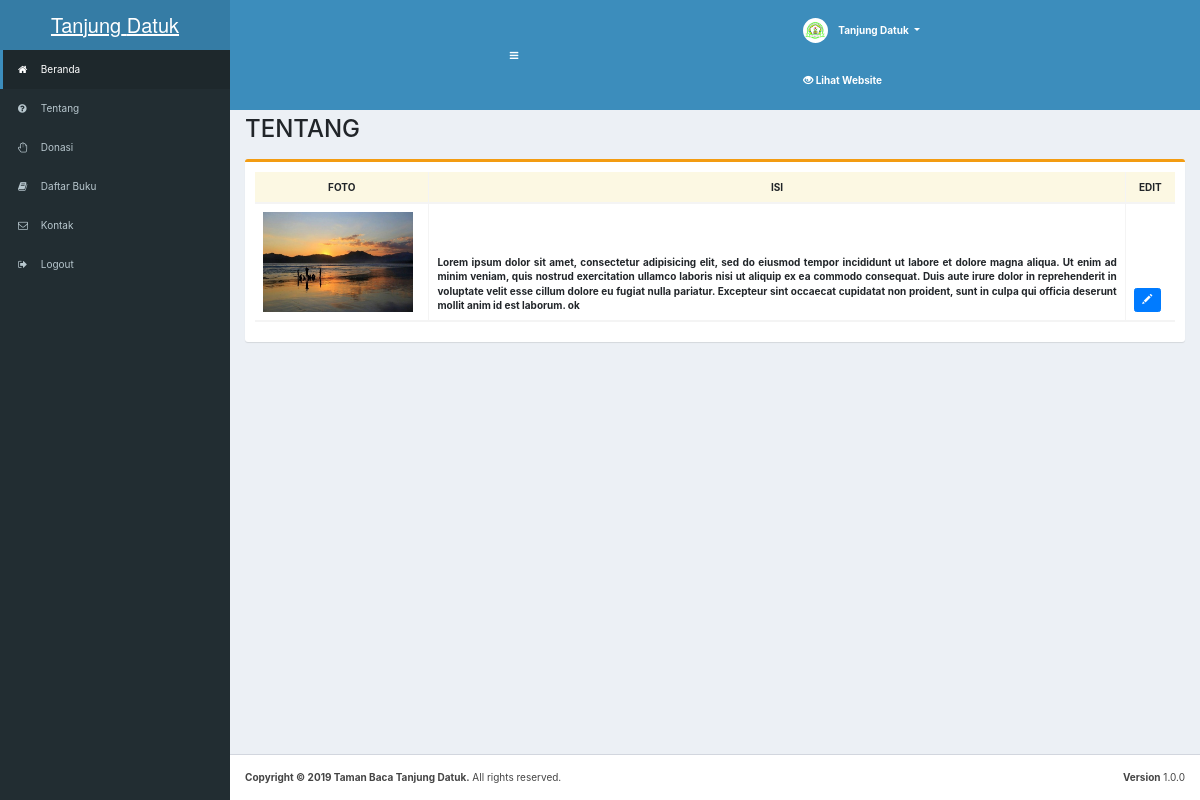
Page /admin/admin.php?tampil=tentang (signed in) on the committed database.
### tables this page shows
CREATE TABLE `tbl_tentang` (
  `id_tentang` int(10) NOT NULL,
  `gambar` varchar(100) NOT NULL,
  `sejarah` text NOT NULL
);

### admin/tentang/tentang_tampil.php (the view, shortened to what this page needs)
<div class="content-wrapper">
      <section class="content-header">
        <h1>
          TENTANG
        </h1>
      </section>
    <section class="content">
      <div class="row">
        <div class="col-xs-12">
          <div class="box box-warning">
            <div class="box-body">
              <div class="table-responsive">
                <table class="table table-bordered table-striped" id="id_table">
                  <thead>
                    <tr class="warning">
                      <th style="text-align: center;"">FOTO</th>
                      <th style="text-align: center;"">ISI</th>
                      <th style="text-align: center; width: 5%;">EDIT</th>
                    </tr>
        <?php
						$tampil = mysqli_query($conn, "select *from tbl_tentang")
						 or die (mysqli_error());
						while ($data=mysqli_fetch_array($tampil)) {
					 ?>
					         <tr>
                      <th style="text-align: justify; width: 10%;"><img src="../images/tentang/<?= $data['gambar']; ?>"
                        width="150" height="100"></th>
          					 	<th style="text-align: justify; width: 70%;"> <?= $data['sejarah']; ?></th>
          					 	<th> <a href="?tampil=tentang_edit&id=<?=
          					 			$data['id_tentang']; ?>" class="btn btn-primary"><span class="glyphicon glyphicon-pencil"></a>
          					 	</th>
					        </tr>
			       </thead>
               <?php
		 	}
		?>
            	</table>
            </div>
          </div>
        </div>
      </div>
	</div>
    </section>
  </div>

### rows in the picture
tbl_tentang: gambar (picture), sejarah "Lorem ipsum dolor sit amet, consectetur adipisicing elit, sed do eiusmod tempor incididunt ut labore et dolore magna aliqua. Ut enim ad minim veniam, quis nostrud exercitation ullamco laboris nisi ut aliquip ex ea commodo consequat. Duis aute irure dolor in reprehenderit in voluptate velit esse cillum dolore eu fugiat nulla pariatur. Excepteur sint occaecat cupidatat non proident, sunt in culpa qui officia deserunt mollit anim id est laborum. ok"
